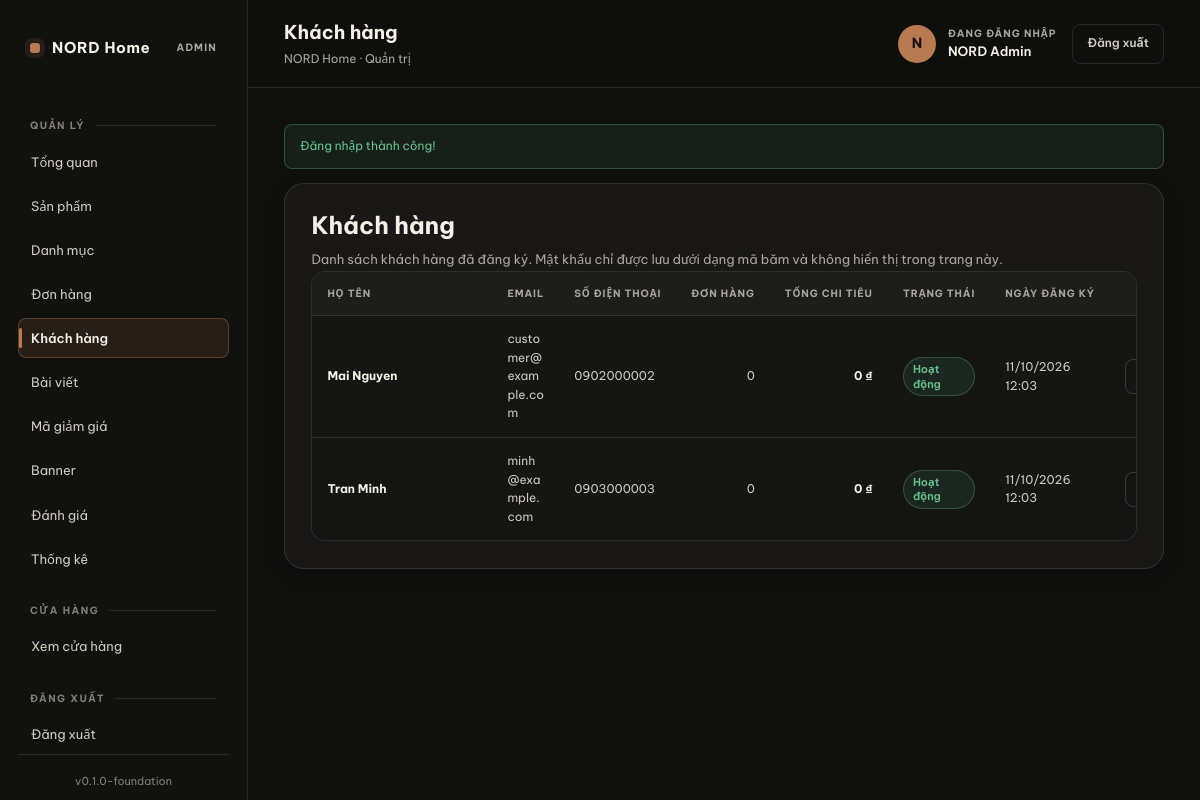
The page /admin/customers.php (signed in) on the database its author committed.
### tables this page shows
CREATE TABLE `users` (
  `id` INT UNSIGNED NOT NULL AUTO_INCREMENT,
  `name` VARCHAR(120) NOT NULL,
  `email` VARCHAR(190) NOT NULL,
  `password` VARCHAR(255) NOT NULL,
  `phone` VARCHAR(30) DEFAULT NULL,
  `role` ENUM('customer', 'admin') NOT NULL DEFAULT 'customer',
  `status` ENUM('active', 'inactive', 'banned') NOT NULL DEFAULT 'active',
  `email_verified_at` DATETIME DEFAULT NULL,
  `created_at` DATETIME NOT NULL DEFAULT CURRENT_TIMESTAMP,
  `updated_at` DATETIME NOT NULL DEFAULT CURRENT_TIMESTAMP ON UPDATE CURRENT_TIMESTAMP,
  PRIMARY KEY (`id`),
  UNIQUE KEY `uq_users_email` (`email`),
  KEY `idx_users_role` (`role`),
  KEY `idx_users_status` (`status`)
);

### config/database.php (called while the page is built, shortened)
<?php
function pdo_options(): array
{
    return [
        PDO::ATTR_ERRMODE => PDO::ERRMODE_EXCEPTION,
        PDO::ATTR_DEFAULT_FETCH_MODE => PDO::FETCH_ASSOC,
        PDO::ATTR_EMULATE_PREPARES => false,
    ];
}
function db(): PDO
{
    $dsn = sprintf(
        'mysql:host=%s;dbname=%s;charset=%s',
        DB_HOST,
        DB_NAME,
        DB_CHARSET
    );
    $pdo = new PDO($dsn, DB_USER, DB_PASS, pdo_options());
    return $pdo;
}

### includes/admin-data.php (called while the page is built, shortened)
<?php
require_once __DIR__ . '/functions.php';
function admin_customers_all(): array
{
    try {
        $stmt = db()->prepare(
            "SELECT u.*,
                    (SELECT COUNT(*) FROM orders o WHERE o.user_id = u.id) AS order_count,
                    (SELECT COALESCE(SUM(total),0) FROM orders o WHERE o.user_id = u.id) AS lifetime_total
             FROM users u
             WHERE u.role = :role
             ORDER BY u.created_at DESC"
        );
        $stmt->execute(['role' => ROLE_CUSTOMER]);
        return $stmt->fetchAll() ?: [];
    } catch (PDOException $e) {
        return [];
    }
}

### includes/functions.php (called while the page is built, shortened)
<?php
function e(?string $value): string
{
    return htmlspecialchars((string) $value, ENT_QUOTES | ENT_SUBSTITUTE, 'UTF-8');
}
function format_vnd($amount): string
{
    $amount = (float) $amount;
    return number_format($amount, 0, ',', '.') . ' ₫';
}
function format_date(?string $datetime, string $format = 'd/m/Y H:i'): string
{
    $timestamp = strtotime($datetime);
    return date($format, $timestamp);
}

### includes/admin-display.php (called while the page is built, shortened)
<?php
function admin_user_status_label(string $status): string
{
    return match ($status) {
        USER_STATUS_ACTIVE   => 'Hoạt động',
        USER_STATUS_INACTIVE => 'Tạm ngưng',
        USER_STATUS_BANNED   => 'Bị cấm',
        default              => $status,
    };
}
function admin_user_status_badge(string $status): string
{
    return match ($status) {
        USER_STATUS_ACTIVE   => 'ok',
        USER_STATUS_INACTIVE => 'warn',
        USER_STATUS_BANNED   => 'bad',
        default              => 'mute',
    };
}

### admin/customers.php (the view, shortened to what this page needs)
<?php
require_once dirname(__DIR__) . '/includes/admin-data.php';
require_once dirname(__DIR__) . '/includes/admin-display.php';
$customers = admin_customers_all();
require dirname(__DIR__) . '/includes/admin-header.php';
?>
<div class="admin-card">
    <h1>Khách hàng</h1>
    <p class="admin-card-sub">Danh sách khách hàng đã đăng ký. Mật khẩu chỉ được lưu dưới dạng mã băm và không hiển thị trong trang này.</p>
    <?php if (empty($customers)): ?>
        <div class="admin-empty">Chưa có khách hàng nào.</div>
    <?php else: ?>
        <div class="admin-table-wrap">
            <table class="admin-table">
                <thead>
                    <tr>
                        <th>Họ tên</th>
                        <th>Email</th>
                        <th>Số điện thoại</th>
                        <th class="col-num">Đơn hàng</th>
                        <th class="col-num">Tổng chi tiêu</th>
                        <th>Trạng thái</th>
                        <th>Ngày đăng ký</th>
                        <th class="col-actions">Thao tác</th>
                    </tr>
                </thead>
                <tbody>
                <?php foreach ($customers as $u): ?>
                    <tr>
                        <td class="col-product-cell"><strong><?= e($u['name']) ?></strong></td>
                        <td><?= e($u['email']) ?></td>
                        <td><?= e($u['phone'] ?? '') ?></td>
                        <td class="col-num"><?= (int) $u['order_count'] ?></td>
                        <td class="col-num"><strong><?= e(format_vnd($u['lifetime_total'])) ?></strong></td>
                        <td><span class="admin-badge admin-badge--<?= admin_user_status_badge($u['status']) ?>"><?= e(admin_user_status_label($u['status'])) ?></span></td>
                        <td><?= e(format_date($u['created_at'])) ?></td>
                        <td class="col-actions">
                            <?php if ($u['status'] === USER_STATUS_ACTIVE): ?>
                                <form method="post" action="" onsubmit="return confirm('Tạm ngưng tài khoản này?');">
                                    <button type="submit" class="admin-btn admin-btn--small">Tạm ngưng</button>
                                </form>
                            <?php endif; ?>
                        </td>
                    </tr>
                <?php endforeach; ?>
                </tbody>
            </table>
        </div>
    <?php endif; ?>
</div>
<?php require dirname(__DIR__) . '/includes/admin-footer.php'; ?>

### assets/css/admin.css (style rules this page uses)
.admin-body,.admin-login-body { --a-bg:#0f0f0e;--a-side:#111110;--a-panel:#191816;--a-panel2:#151514;--a-raised:#1e1c19;--a-line:rgba(255,255,255,.10);--a-strong:rgba(255,255,255,.16);--a-text:#f5f1e8;--a-secondary:#d0cbc1;--a-muted:#aaa69d;--a-faint:#827e76;--a-accent:#b77a52;--a-accent-hover:#c88b62;--a-ok:#67c391;--a-warn:#e6bd72;--a-bad:#ee8580;--a-info:#86b8ed;--a-rs:8px;--a-rm:14px;--a-rl:20px;--a-pill:999px;--a-font:"Be Vietnam Pro","Manrope",system-ui,-apple-system,"Segoe UI",sans-serif;color-scheme:dark;color:var(--a-text) }
.admin-body *,.admin-body *:before,.admin-body *:after,.admin-login-body *,.admin-login-body *:before,.admin-login-body *:after { box-sizing:border-box }
.admin-body { min-width:320px;min-height:100vh;margin:0;background:var(--a-bg);color:var(--a-text);font:14px/1.55 var(--a-font);-webkit-font-smoothing:antialiased }
.admin-body button,.admin-body input,.admin-body select,.admin-body textarea,.admin-login-body button,.admin-login-body input { font:inherit }
.admin-shell h1,.admin-shell h2,.admin-shell h3,.admin-login h1 { margin:0;color:var(--a-text);font-weight:650;line-height:1.3 }
.admin-shell h1 { font-size:clamp(22px,2vw,28px) }
.admin-card { min-width:0;margin:0 0 22px;padding:clamp(20px,2.2vw,30px);border:1px solid var(--a-line);border-radius:var(--a-rl);background:var(--a-panel);box-shadow:0 6px 20px rgba(0,0,0,.14) }
.admin-card-sub { margin:6px 0 0;color:var(--a-muted);font-size:13px;line-height:1.65 }
.admin-card>h1+.admin-card-sub { margin-top:8px }
.admin-status,.admin-badge { display:inline-flex;width:fit-content;max-width:100%;min-height:25px;align-items:center;justify-content:center;gap:5px;padding:4px 9px;border:1px solid var(--a-line);border-radius:var(--a-pill);background:rgba(255,255,255,.04);color:var(--a-secondary);font-size:11px;font-weight:600;line-height:1.3;white-space:normal }
.admin-status--ok,.admin-badge--ok { border-color:rgba(103,195,145,.28);background:rgba(103,195,145,.1);color:var(--a-ok) }
.admin-btn { display:inline-flex;min-width:0;min-height:40px;flex:0 0 auto;align-items:center;justify-content:center;gap:7px;padding:9px 14px;border:1px solid var(--a-strong);border-radius:var(--a-rs);background:transparent;color:var(--a-secondary)!important;font-size:12px;font-weight:600;line-height:1.2;text-align:center;text-decoration:none!important;white-space:nowrap;cursor:pointer;transition:.15s }
.admin-btn--small { min-height:34px;padding:7px 10px;font-size:11px }
.admin-table-wrap { width:100%;min-width:0;overflow-x:auto;overscroll-behavior-x:contain;border:1px solid var(--a-line);border-radius:var(--a-rm);background:var(--a-panel2);scrollbar-color:rgba(255,255,255,.2) transparent }
.admin-table { width:100%;min-width:760px;border-collapse:separate;border-spacing:0;color:var(--a-secondary);font-size:12px;text-align:left }
.admin-table th,.admin-table td { padding:14px 15px;border-bottom:1px solid var(--a-line);vertical-align:middle }
.admin-table thead th { background:rgba(255,255,255,.035);color:var(--a-muted);font-size:10px;font-weight:700;letter-spacing:.09em;text-transform:uppercase;white-space:nowrap }
.admin-table tbody tr:last-child td { border-bottom:0 }
.admin-table td { overflow-wrap:anywhere }
.admin-table th.col-num,.admin-table td.col-num,.admin-table th.col-price,.admin-table td.col-price { text-align:right;white-space:nowrap }
.admin-table th.col-actions,.admin-table td.col-actions { width:1%;text-align:right;white-space:nowrap }
.admin-table th.col-product-cell,.admin-table td.col-product-cell { min-width:180px }
.admin-table td strong { color:var(--a-text) }

### rows shown on the page
users: name "Mai Nguyen", email "customer@example.com", phone "0902000002", order_count "0", lifetime_total "0 ₫", status "Hoạt động", created_at "11/10/2026 12:03"
users: name "Tran Minh", email "minh@example.com", phone "0903000003", order_count "0", lifetime_total "0 ₫", status "Hoạt động", created_at "11/10/2026 12:03"

### other values the page prints
APP_NAME "NORD Home"
APP_VERSION "0.1.0-foundation"
$pageTitle "Khách hàng"
current_user()['name'] "NORD Admin"
$flash['message'] "Đăng nhập thành công!"
